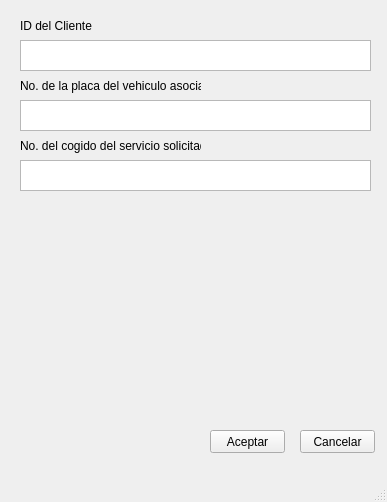
<?xml version="1.0" encoding="UTF-8"?>
<ui version="4.0">
 <class>VentanaFactura</class>
 <widget class="QMainWindow" name="VentanaFactura">
  <property name="geometry">
   <rect>
    <x>0</x>
    <y>0</y>
    <width>387</width>
    <height>502</height>
   </rect>
  </property>
  <property name="windowTitle">
   <string>MainWindow</string>
  </property>
  <widget class="QWidget" name="centralwidget">
   <widget class="QLabel" name="IDClienteF">
    <property name="geometry">
     <rect>
      <x>20</x>
      <y>10</y>
      <width>81</width>
      <height>31</height>
     </rect>
    </property>
    <property name="text">
     <string>ID del Cliente</string>
    </property>
   </widget>
   <widget class="QTextEdit" name="IngresoCodigoF">
    <property name="geometry">
     <rect>
      <x>20</x>
      <y>160</y>
      <width>351</width>
      <height>31</height>
     </rect>
    </property>
   </widget>
   <widget class="QTextEdit" name="IngresoPlacaF">
    <property name="geometry">
     <rect>
      <x>20</x>
      <y>100</y>
      <width>351</width>
      <height>31</height>
     </rect>
    </property>
   </widget>
   <widget class="QLabel" name="CodigoSF">
    <property name="geometry">
     <rect>
      <x>20</x>
      <y>130</y>
      <width>181</width>
      <height>31</height>
     </rect>
    </property>
    <property name="text">
     <string>No. del cogido del servicio solicitado</string>
    </property>
   </widget>
   <widget class="QTextEdit" name="IngresoID_F">
    <property name="geometry">
     <rect>
      <x>20</x>
      <y>40</y>
      <width>351</width>
      <height>31</height>
     </rect>
    </property>
   </widget>
   <widget class="QLabel" name="PlacaF">
    <property name="geometry">
     <rect>
      <x>20</x>
      <y>70</y>
      <width>181</width>
      <height>31</height>
     </rect>
    </property>
    <property name="text">
     <string>No. de la placa del vehiculo asociado</string>
    </property>
   </widget>
   <widget class="QPushButton" name="CancelarF">
    <property name="geometry">
     <rect>
      <x>300</x>
      <y>430</y>
      <width>75</width>
      <height>23</height>
     </rect>
    </property>
    <property name="text">
     <string>Cancelar</string>
    </property>
   </widget>
   <widget class="QPushButton" name="AceptarF">
    <property name="geometry">
     <rect>
      <x>210</x>
      <y>430</y>
      <width>75</width>
      <height>23</height>
     </rect>
    </property>
    <property name="text">
     <string>Aceptar</string>
    </property>
   </widget>
  </widget>
  <widget class="QMenuBar" name="menubar">
   <property name="geometry">
    <rect>
     <x>0</x>
     <y>0</y>
     <width>387</width>
     <height>21</height>
    </rect>
   </property>
  </widget>
  <widget class="QStatusBar" name="statusbar"/>
 </widget>
 <resources/>
 <connections>
  <connection>
   <sender>AceptarF</sender>
   <signal>clicked()</signal>
   <receiver>IngresoID_F</receiver>
   <slot>selectAll()</slot>
   <hints>
    <hint type="sourcelabel">
     <x>263</x>
     <y>259</y>
    </hint>
    <hint type="destinationlabel">
     <x>276</x>
     <y>84</y>
    </hint>
   </hints>
  </connection>
  <connection>
   <sender>AceptarF</sender>
   <signal>clicked()</signal>
   <receiver>IngresoPlacaF</receiver>
   <slot>selectAll()</slot>
   <hints>
    <hint type="sourcelabel">
     <x>250</x>
     <y>264</y>
    </hint>
    <hint type="destinationlabel">
     <x>251</x>
     <y>127</y>
    </hint>
   </hints>
  </connection>
  <connection>
   <sender>AceptarF</sender>
   <signal>clicked()</signal>
   <receiver>IngresoCodigoF</receiver>
   <slot>selectAll()</slot>
   <hints>
    <hint type="sourcelabel">
     <x>228</x>
     <y>258</y>
    </hint>
    <hint type="destinationlabel">
     <x>228</x>
     <y>208</y>
    </hint>
   </hints>
  </connection>
 </connections>
</ui>
